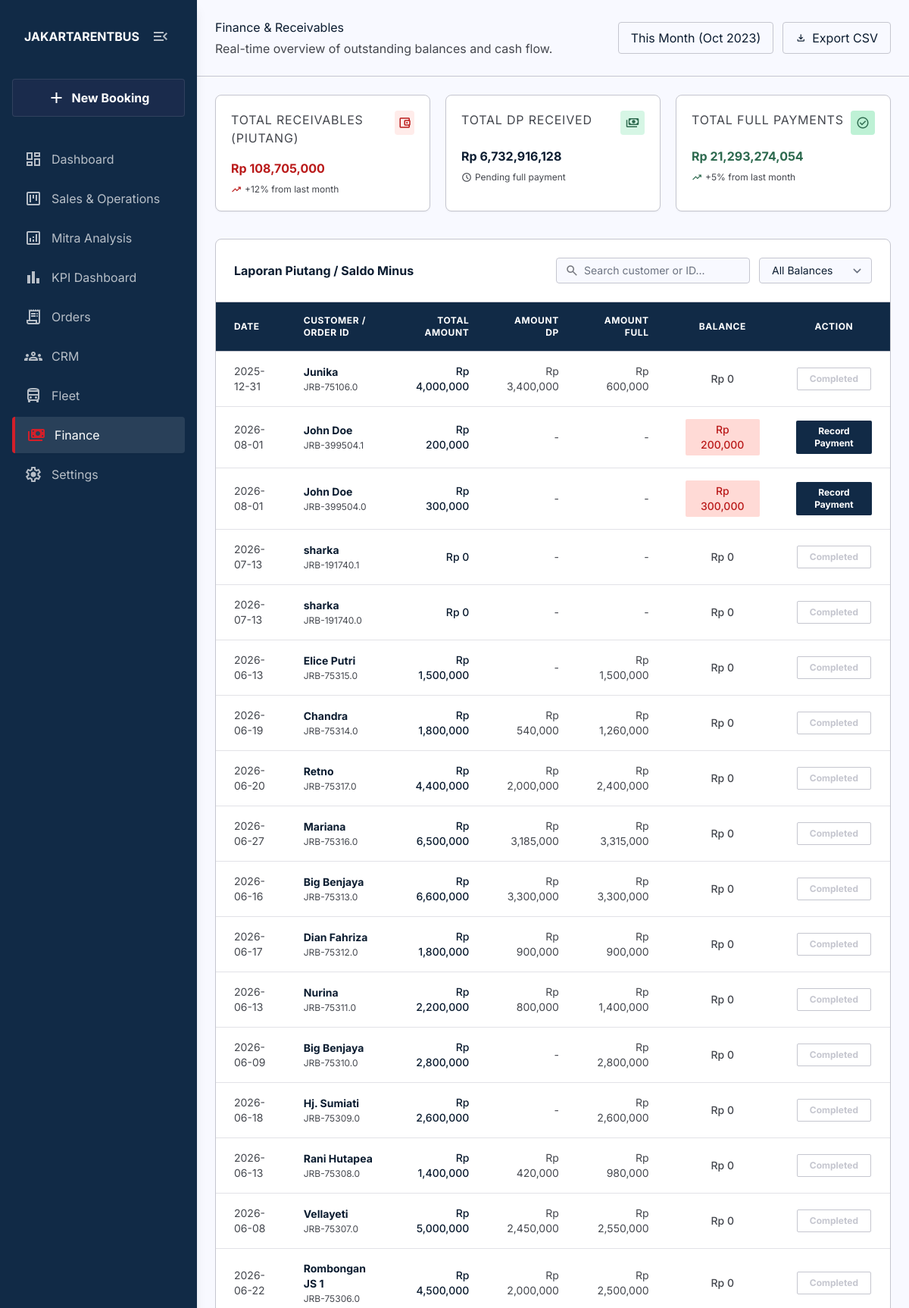
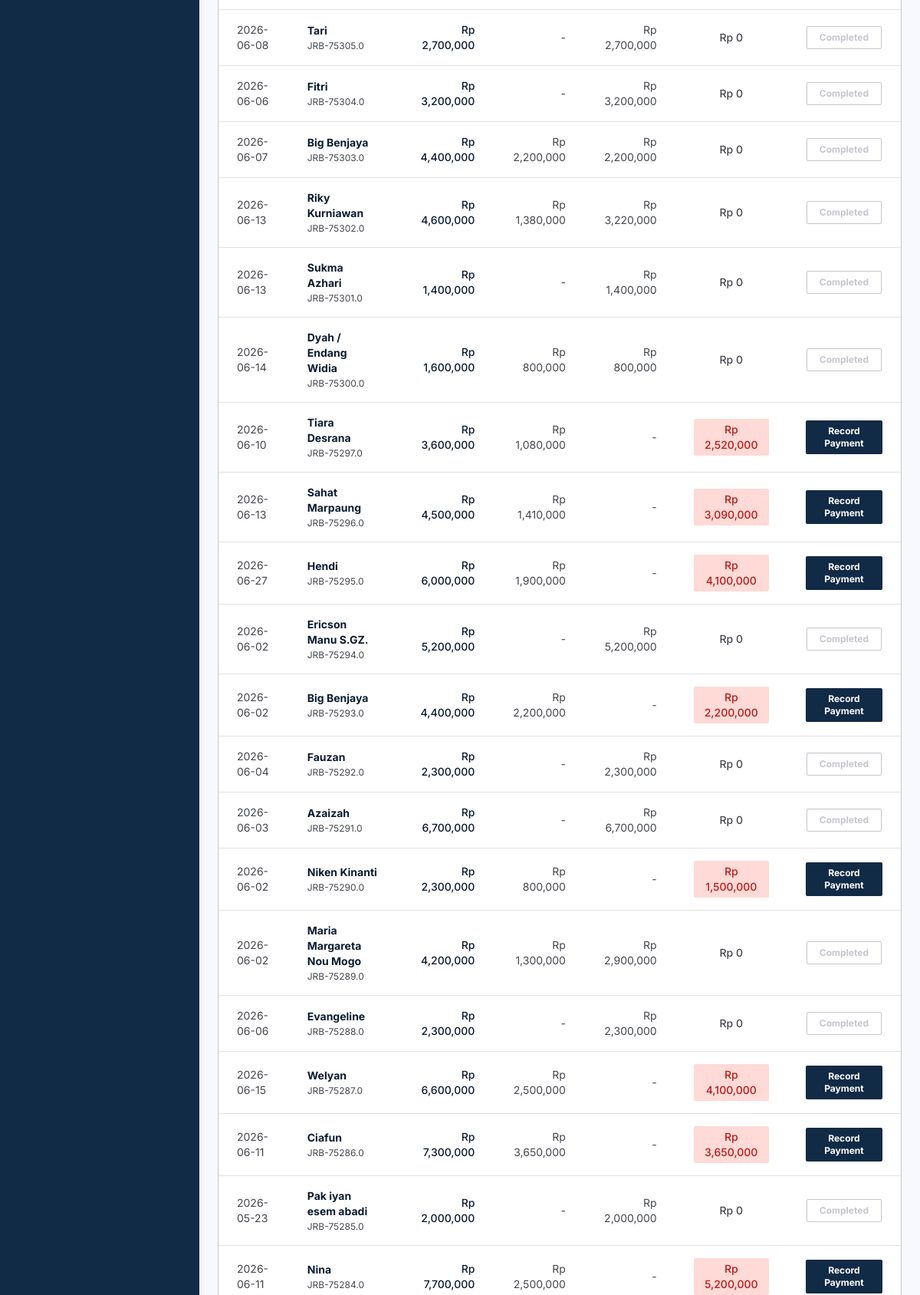
The page /finance (upper part) on the database its author committed (2 pictures, top to bottom).
### models.py (models this page shows)
class Customer(db.Model):
    __tablename__ = 'customers'
    id = db.Column(db.Integer, primary_key=True)
    name = db.Column(db.String(200), nullable=True)
    company = db.Column(db.String(200), nullable=True)
    phone = db.Column(db.String(50), nullable=True)
    email = db.Column(db.String(100), nullable=True)
    address = db.Column(db.Text, nullable=True)
    nik = db.Column(db.String(50), nullable=True)
    photo = db.Column(db.String(255), nullable=True)
    orders = db.relationship('Order', backref='customer', lazy=True)

### app.py (the view)
@app.route('/finance')
def finance():
    total_sales = db.session.query(func.sum(Order.total_sell)).scalar() or 0
    total_dp = db.session.query(func.sum(Payment.amount)).filter(Payment.payment_type == 'DP').scalar() or 0
    total_full = db.session.query(func.sum(Payment.amount)).filter(Payment.payment_type == 'FULL').scalar() or 0
    total_receivables = total_sales - (total_dp + total_full)
    orders_query = Order.query.order_by(Order.book_date.desc()).limit(100).all()
    finance_orders = []
    for order in orders_query:
        dp = sum([p.amount for p in order.payments if p.payment_type == 'DP'])
        full = sum([p.amount for p in order.payments if p.payment_type == 'FULL'])
        balance = order.total_sell - (dp + full)
        finance_orders.append({
            'order': order,
            'dp': dp,
            'full': full,
            'balance': balance
        })
    return render_template('finance.html',
                           total_receivables=total_receivables,
                           total_dp=total_dp,
                           total_full=total_full,
                           finance_orders=finance_orders)

### app.py (called while the page is built)
@app.context_processor
def inject_global_dates():
    first_order = Order.query.order_by(Order.book_date.asc()).first()
    last_order = Order.query.order_by(Order.book_date.desc()).first()
    return dict(
        db_first_date=first_order.book_date if first_order and first_order.book_date else "2020-01-01",
        db_last_date=last_order.book_date if last_order and last_order.book_date else ""
    )

### templates/finance.html (shortened to what this page needs)
{% extends 'base.html' %}
{% block header %}
<div class="px-container-padding py-6 flex flex-col sm:flex-row sm:items-center justify-between gap-4 border-b border-outline-variant bg-surface">
    <div>
        <h2 class="font-headline-lg text-on-surface">Finance & Receivables</h2>
        <p class="font-body-md text-on-surface-variant mt-1">Real-time overview of outstanding balances and cash flow.</p>
    </div>
    <div class="flex items-center gap-3 w-full sm:w-auto">
        <button class="bg-surface border border-outline-variant text-on-surface px-4 py-2 rounded-lg font-label-md hover:bg-surface-container-low transition-colors">
            This Month (Oct 2023)
        </button>
        <button class="bg-surface border border-outline-variant text-on-surface px-4 py-2 rounded-lg font-label-md hover:bg-surface-container-low transition-colors flex items-center gap-2">
            <span class="material-symbols-outlined text-sm">download</span> Export CSV
        </button>
    </div>
</div>
{% endblock %}
{% block content %}
<div class="grid grid-cols-12 gap-card-gap w-full">
    <div class="col-span-12 md:col-span-4 bg-surface-container-lowest border border-outline-variant rounded-xl p-5 shadow-sm relative overflow-hidden group">
        <div class="flex justify-between items-start mb-4 relative z-10">
            <p class="font-label-md text-on-surface-variant uppercase tracking-wider">Total Receivables (Piutang)</p>
            <div class="w-8 h-8 rounded-lg bg-error-container/50 flex items-center justify-center">
                <span class="material-symbols-outlined text-error text-[18px]">account_balance_wallet</span>
            </div>
        </div>
        <h3 class="font-display text-error relative z-10 font-bold mb-2">Rp {{ "{:,.0f}".format(total_receivables) }}</h3>
        <p class="text-xs text-on-surface-variant flex items-center gap-1"><span class="material-symbols-outlined text-[14px] text-error">trending_up</span> +12% from last month</p>
    </div>
    <div class="col-span-12 md:col-span-4 bg-surface-container-lowest border border-outline-variant rounded-xl p-5 shadow-sm relative overflow-hidden group">
        <div class="flex justify-between items-start mb-4 relative z-10">
            <p class="font-label-md text-on-surface-variant uppercase tracking-wider">Total DP Received</p>
            <div class="w-8 h-8 rounded-lg bg-secondary-container/50 flex items-center justify-center">
                <span class="material-symbols-outlined text-secondary text-[18px]">payments</span>
            </div>
        </div>
        <h3 class="font-display text-on-surface relative z-10 font-bold mb-2">Rp {{ "{:,.0f}".format(total_dp) }}</h3>
        <p class="text-xs text-on-surface-variant flex items-center gap-1"><span class="material-symbols-outlined text-[14px]">schedule</span> Pending full payment</p>
    </div>
    <div class="col-span-12 md:col-span-4 bg-surface-container-lowest border border-outline-variant rounded-xl p-5 shadow-sm relative overflow-hidden group">
        <div class="flex justify-between items-start mb-4 relative z-10">
            <p class="font-label-md text-on-surface-variant uppercase tracking-wider">Total Full Payments</p>
            <div class="w-8 h-8 rounded-lg bg-secondary-container/80 flex items-center justify-center">
                <span class="material-symbols-outlined text-on-secondary-container text-[18px]">check_circle</span>
            </div>
        </div>
        <h3 class="font-display text-secondary relative z-10 font-bold mb-2">Rp {{ "{:,.0f}".format(total_full) }}</h3>
        <p class="text-xs text-on-surface-variant flex items-center gap-1"><span class="material-symbols-outlined text-[14px] text-secondary">trending_up</span> +5% from last month</p>
    </div>
    <div class="col-span-12 bg-surface-container-lowest border border-outline-variant rounded-xl overflow-hidden mt-4">
        <div class="p-6 flex flex-col md:flex-row md:items-center justify-between gap-4 border-b border-outline-variant">
            <h3 class="font-headline-md text-on-surface font-bold">Laporan Piutang / Saldo Minus</h3>
            <div class="flex items-center gap-3">
                <div class="relative w-64">
                    <span class="material-symbols-outlined absolute left-3 top-1/2 -translate-y-1/2 text-outline text-[18px]">search</span>
                    <input type="text" class="w-full pl-9 pr-4 py-1.5 border border-outline-variant rounded-lg bg-surface focus:outline-none focus:border-primary font-body-md text-sm" placeholder="Search customer or ID..."/>
                </div>
                <select class="px-4 py-1.5 border border-outline-variant rounded-lg bg-surface focus:outline-none focus:border-primary font-body-md text-sm cursor-pointer">
                    <option>All Balances</option>
                </select>
            </div>
        </div>
        <div class="w-full overflow-x-auto">
            <table class="w-full text-left border-collapse">
                <thead>
                    <tr class="bg-surface-container-low border-b border-outline-variant">
                        <th class="py-4 px-6 font-label-md text-xs text-on-surface-variant uppercase tracking-wider">Date</th>
                        <th class="py-4 px-6 font-label-md text-xs text-on-surface-variant uppercase tracking-wider">Customer / Order ID</th>
                        <th class="py-4 px-6 font-label-md text-xs text-on-surface-variant uppercase tracking-wider text-right">Total Amount</th>
                        <th class="py-4 px-6 font-label-md text-xs text-on-surface-variant uppercase tracking-wider text-right">Amount DP</th>
                        <th class="py-4 px-6 font-label-md text-xs text-on-surface-variant uppercase tracking-wider text-right">Amount Full</th>
                        <th class="py-4 px-6 font-label-md text-xs text-on-surface-variant uppercase tracking-wider text-center">Balance</th>
                        <th class="py-4 px-6 font-label-md text-xs text-on-surface-variant uppercase tracking-wider text-center">Action</th>
                    </tr>
                </thead>
                <tbody class="font-body-md text-body-md text-on-surface">
                    {% for item in finance_orders %}
                    <tr class="border-b border-outline-variant/50 hover:bg-surface-bright transition-colors">
                        <td class="py-4 px-6 text-on-surface-variant">{{ item.order.departure_date or item.order.book_date }}</td>
                        <td class="py-4 px-6">
                            <div class="font-bold text-on-surface">{{ item.order.customer.name if item.order.customer else '-' }}</div>
                            <div class="text-xs text-on-surface-variant font-code mt-0.5">JRB-{{ (item.order.id_bitrix or item.order.id|string) | replace('ORD-', '') | replace('JRB-', '') }}</div>
                        </td>
                        <td class="py-4 px-6 text-right font-medium">Rp {{ "{:,.0f}".format(item.order.total_sell) }}</td>
                        <td class="py-4 px-6 text-right text-on-surface-variant">{{ "Rp {:,.0f}".format(item.dp) if item.dp > 0 else "-" }}</td>
                        <td class="py-4 px-6 text-right text-on-surface-variant">{{ "Rp {:,.0f}".format(item.full) if item.full > 0 else "-" }}</td>
                        <td class="py-4 px-6 text-center">
                            {% if item.balance > 0 %}
                                <span class="inline-block px-3 py-1 rounded bg-error-container text-error font-medium">Rp {{ "{:,.0f}".format(item.balance) }}</span>
                            {% else %}
                                <span class="font-medium text-on-surface-variant">Rp 0</span>
                            {% endif %}
                        </td>
                        <td class="py-4 px-6 text-center">
                            {% if item.balance > 0 %}
                                <button class="bg-primary text-on-primary px-4 py-1.5 rounded text-xs font-bold hover:bg-primary-container transition-colors">Record Payment</button>
                            {% else %}
                                <button class="border border-outline-variant text-outline-variant px-4 py-1.5 rounded text-xs font-bold cursor-default" disabled>Completed</button>
                            {% endif %}
                        </td>
                    </tr>
                    {% endfor %}
                </tbody>
            </table>
        </div>
    </div>
</div>
{% endblock %}

### templates/base.html (style rules this page uses)
.material-symbols-outlined { font-variation-settings: 'FILL' 0, 'wght' 400, 'GRAD' 0, 'opsz' 24; }
thead tr { background-color: #112a46 !important; }
thead th, thead th div, thead th span { color: #ffffff !important; }

### rows shown on the page
Customer: order.customer "Junika"
Customer: order.customer "John Doe" "John Doe"
Customer: order.customer "sharka" "sharka"
Customer: order.customer "Elice Putri"
Customer: order.customer "Chandra"
Customer: order.customer "Retno"
Customer: order.customer "Mariana"
Customer: order.customer "Big Benjaya" "Big Benjaya" "Big Benjaya" "Big Benjaya"
Customer: order.customer "Dian Fahriza"
Customer: order.customer "Nurina"
Customer: order.customer "Hj. Sumiati"
Customer: order.customer "Rani Hutapea"
Customer: order.customer "Vellayeti"
Customer: order.customer "Rombongan JS 1"
Customer: order.customer "Tari"
Customer: order.customer "Fitri"
Customer: order.customer "Riky Kurniawan"
Customer: order.customer "Sukma Azhari"
Customer: order.customer "Dyah / Endang Widia"
Customer: order.customer "Tiara Desrana"
Customer: order.customer "Sahat Marpaung"
Customer: order.customer "Hendi"
Customer: order.customer "Ericson Manu S.GZ."
Customer: order.customer "Fauzan"
Customer: order.customer "Azaizah"
Customer: order.customer "Niken Kinanti"
Customer: order.customer "Maria Margareta Nou Mogo"
Customer: order.customer "Evangeline"
Customer: order.customer "Welyan"
Customer: order.customer "Ciafun"
Customer: order.customer "Pak iyan esem abadi"
Customer: order.customer "Nina"

### other values the page prints
{{ "{:,.0f}".format(total_receivables) }} "108,705,000"
{{ "{:,.0f}".format(total_dp) }} "6,732,916,128"
{{ "{:,.0f}".format(total_full) }} "21,293,274,054"
{{ item.order.departure_date or item.order.book_date }} "2025-12-31" "2026-08-01" "2026-08-01" "2026-07-13" "2026-07-13" "2026-06-13" "2026-06-19" "2026-06-20" "2026-06-27" "2026-06-16" "2026-06-17" "2026-06-13" "2026-06-09" "2026-06-18" "2026-06-13" "2026-06-08" "2026-06-22" "2026-06-08" "2026-06-06" "2026-06-07" "2026-06-13" "2026-06-13" "2026-06-14" "2026-06-10" "2026-06-13" "2026-06-27" "2026-06-02" "2026-06-02" "2026-06-04" "2026-06-03" "2026-06-02" "2026-06-02" "2026-06-06" "2026-06-15" "2026-06-11" "2026-05-23" "2026-06-11"
{{ "{:,.0f}".format(item.order.total_sell) }} "4,000,000" "200,000" "300,000" "0" "0" "1,500,000" "1,800,000" "4,400,000" "6,500,000" "6,600,000" "1,800,000" "2,200,000" "2,800,000" "2,600,000" "1,400,000" "5,000,000" "4,500,000" "2,700,000" "3,200,000" "4,400,000" "4,600,000" "1,400,000" "1,600,000" "3,600,000" "4,500,000" "6,000,000" "5,200,000" "4,400,000" "2,300,000" "6,700,000" "2,300,000" "4,200,000" "2,300,000" "6,600,000" "7,300,000" "2,000,000" "7,700,000"
{{ "Rp {:,.0f}".format(item.dp) if item.dp > 0 else "-" }} "Rp 3,400,000" "-" "-" "-" "-" "-" "Rp 540,000" "Rp 2,000,000" "Rp 3,185,000" "Rp 3,300,000" "Rp 900,000" "Rp 800,000" "-" "-" "Rp 420,000" "Rp 2,450,000" "Rp 2,000,000" "-" "-" "Rp 2,200,000" "Rp 1,380,000" "-" "Rp 800,000" "Rp 1,080,000" "Rp 1,410,000" "Rp 1,900,000" "-" "Rp 2,200,000" "-" "-" "Rp 800,000" "Rp 1,300,000" "-" "Rp 2,500,000" "Rp 3,650,000" "-" "Rp 2,500,000"
{{ "Rp {:,.0f}".format(item.full) if item.full > 0 else "-" }} "Rp 600,000" "-" "-" "-" "-" "Rp 1,500,000" "Rp 1,260,000" "Rp 2,400,000" "Rp 3,315,000" "Rp 3,300,000" "Rp 900,000" "Rp 1,400,000" "Rp 2,800,000" "Rp 2,600,000" "Rp 980,000" "Rp 2,550,000" "Rp 2,500,000" "Rp 2,700,000" "Rp 3,200,000" "Rp 2,200,000" "Rp 3,220,000" "Rp 1,400,000" "Rp 800,000" "-" "-" "-" "Rp 5,200,000" "-" "Rp 2,300,000" "Rp 6,700,000" "-" "Rp 2,900,000" "Rp 2,300,000" "-" "-" "Rp 2,000,000" "-"
{{ "{:,.0f}".format(item.balance) }} "200,000" "300,000" "2,520,000" "3,090,000" "4,100,000" "2,200,000" "1,500,000" "4,100,000" "3,650,000" "5,200,000"
